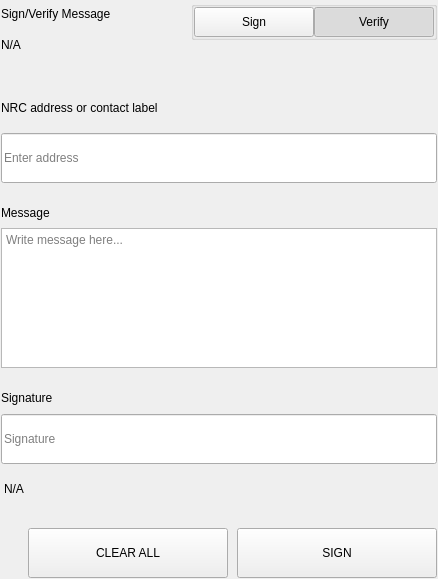
<?xml version="1.0" encoding="UTF-8"?>
<ui version="4.0">
 <class>SettingsSignMessageWidgets</class>
 <widget class="QWidget" name="SettingsSignMessageWidgets">
  <property name="geometry">
   <rect>
    <x>0</x>
    <y>0</y>
    <width>438</width>
    <height>579</height>
   </rect>
  </property>
  <property name="windowTitle">
   <string>Form</string>
  </property>
  <layout class="QVBoxLayout" name="verticalLayout">
   <property name="spacing">
    <number>0</number>
   </property>
   <property name="leftMargin">
    <number>0</number>
   </property>
   <property name="topMargin">
    <number>0</number>
   </property>
   <property name="rightMargin">
    <number>0</number>
   </property>
   <property name="bottomMargin">
    <number>0</number>
   </property>
   <item>
    <widget class="QWidget" name="left" native="true">
     <layout class="QVBoxLayout" name="verticalLayout_3">
      <property name="leftMargin">
       <number>0</number>
      </property>
      <property name="topMargin">
       <number>0</number>
      </property>
      <property name="rightMargin">
       <number>0</number>
      </property>
      <property name="bottomMargin">
       <number>0</number>
      </property>
      <item>
       <widget class="QWidget" name="container_sign" native="true">
        <layout class="QVBoxLayout" name="verticalLayout_2">
         <property name="spacing">
          <number>0</number>
         </property>
         <property name="leftMargin">
          <number>1</number>
         </property>
         <property name="topMargin">
          <number>1</number>
         </property>
         <property name="rightMargin">
          <number>1</number>
         </property>
         <property name="bottomMargin">
          <number>1</number>
         </property>
         <item>
          <layout class="QHBoxLayout" name="horizontalLayout_3" stretch="3,1">
           <property name="spacing">
            <number>40</number>
           </property>
           <item>
            <layout class="QVBoxLayout" name="verticalLayoutTitle">
             <property name="spacing">
              <number>5</number>
             </property>
             <item>
              <widget class="QLabel" name="labelTitle">
               <property name="text">
                <string>Sign/Verify Message</string>
               </property>
              </widget>
             </item>
             <item>
              <widget class="QLabel" name="labelSubtitle1">
               <property name="text">
                <string notr="true">N/A</string>
               </property>
               <property name="wordWrap">
                <bool>true</bool>
               </property>
              </widget>
             </item>
            </layout>
           </item>
           <item alignment="Qt::AlignRight|Qt::AlignTop">
            <widget class="QWidget" name="containerSwitch" native="true">
             <property name="styleSheet">
              <string notr="true">#containerSwitch{
	padding-top:9px;
}</string>
             </property>
             <layout class="QVBoxLayout" name="verticalLayout_6">
              <property name="spacing">
               <number>4</number>
              </property>
              <property name="leftMargin">
               <number>0</number>
              </property>
              <property name="topMargin">
               <number>0</number>
              </property>
              <property name="rightMargin">
               <number>0</number>
              </property>
              <property name="bottomMargin">
               <number>0</number>
              </property>
              <item alignment="Qt::AlignRight">
               <widget class="QGroupBox" name="groupBox">
                <property name="sizePolicy">
                 <sizepolicy hsizetype="Fixed" vsizetype="Preferred">
                  <horstretch>0</horstretch>
                  <verstretch>0</verstretch>
                 </sizepolicy>
                </property>
                <property name="title">
                 <string/>
                </property>
                <property name="alignment">
                 <set>Qt::AlignRight|Qt::AlignTop|Qt::AlignTrailing</set>
                </property>
                <layout class="QHBoxLayout" name="horizontalLayout_4">
                 <property name="spacing">
                  <number>0</number>
                 </property>
                 <property name="leftMargin">
                  <number>0</number>
                 </property>
                 <property name="topMargin">
                  <number>0</number>
                 </property>
                 <property name="rightMargin">
                  <number>0</number>
                 </property>
                 <property name="bottomMargin">
                  <number>0</number>
                 </property>
                 <item>
                  <widget class="QPushButton" name="pushSign">
                   <property name="minimumSize">
                    <size>
                     <width>120</width>
                     <height>30</height>
                    </size>
                   </property>
                   <property name="maximumSize">
                    <size>
                     <width>120</width>
                     <height>30</height>
                    </size>
                   </property>
                   <property name="focusPolicy">
                    <enum>Qt::NoFocus</enum>
                   </property>
                   <property name="text">
                    <string>Sign</string>
                   </property>
                   <property name="checkable">
                    <bool>true</bool>
                   </property>
                   <property name="autoExclusive">
                    <bool>true</bool>
                   </property>
                  </widget>
                 </item>
                 <item>
                  <widget class="QPushButton" name="pushVerify">
                   <property name="minimumSize">
                    <size>
                     <width>120</width>
                     <height>30</height>
                    </size>
                   </property>
                   <property name="maximumSize">
                    <size>
                     <width>120</width>
                     <height>30</height>
                    </size>
                   </property>
                   <property name="focusPolicy">
                    <enum>Qt::NoFocus</enum>
                   </property>
                   <property name="text">
                    <string>Verify</string>
                   </property>
                   <property name="checkable">
                    <bool>true</bool>
                   </property>
                   <property name="checked">
                    <bool>true</bool>
                   </property>
                   <property name="autoExclusive">
                    <bool>true</bool>
                   </property>
                  </widget>
                 </item>
                </layout>
               </widget>
              </item>
              <item alignment="Qt::AlignHCenter|Qt::AlignTop">
               <widget class="QLabel" name="labelSubtitleSwitch">
                <property name="text">
                 <string/>
                </property>
                <property name="alignment">
                 <set>Qt::AlignRight|Qt::AlignTrailing|Qt::AlignVCenter</set>
                </property>
               </widget>
              </item>
             </layout>
            </widget>
           </item>
          </layout>
         </item>
         <item>
          <spacer name="verticalSpacer_2">
           <property name="orientation">
            <enum>Qt::Vertical</enum>
           </property>
           <property name="sizeType">
            <enum>QSizePolicy::Fixed</enum>
           </property>
           <property name="sizeHint" stdset="0">
            <size>
             <width>20</width>
             <height>40</height>
            </size>
           </property>
          </spacer>
         </item>
         <item>
          <widget class="QWidget" name="containerAddress" native="true">
           <property name="sizePolicy">
            <sizepolicy hsizetype="Preferred" vsizetype="Fixed">
             <horstretch>0</horstretch>
             <verstretch>0</verstretch>
            </sizepolicy>
           </property>
           <layout class="QVBoxLayout" name="verticalLayout_5" stretch="0,0">
            <property name="spacing">
             <number>15</number>
            </property>
            <property name="leftMargin">
             <number>0</number>
            </property>
            <property name="topMargin">
             <number>0</number>
            </property>
            <property name="rightMargin">
             <number>0</number>
            </property>
            <property name="bottomMargin">
             <number>0</number>
            </property>
            <item>
             <widget class="QLabel" name="labelSubtitleAddress">
              <property name="minimumSize">
               <size>
                <width>0</width>
                <height>20</height>
               </size>
              </property>
              <property name="maximumSize">
               <size>
                <width>16777215</width>
                <height>20</height>
               </size>
              </property>
              <property name="text">
               <string>NRC address or contact label</string>
              </property>
             </widget>
            </item>
            <item>
             <widget class="QLineEdit" name="addressIn_SM">
              <property name="minimumSize">
               <size>
                <width>0</width>
                <height>50</height>
               </size>
              </property>
              <property name="maximumSize">
               <size>
                <width>16777215</width>
                <height>50</height>
               </size>
              </property>
              <property name="placeholderText">
               <string>Enter address</string>
              </property>
             </widget>
            </item>
           </layout>
          </widget>
         </item>
         <item>
          <spacer name="verticalSpacer_3">
           <property name="orientation">
            <enum>Qt::Vertical</enum>
           </property>
           <property name="sizeType">
            <enum>QSizePolicy::Fixed</enum>
           </property>
           <property name="sizeHint" stdset="0">
            <size>
             <width>20</width>
             <height>20</height>
            </size>
           </property>
          </spacer>
         </item>
         <item>
          <layout class="QVBoxLayout" name="verticalLayout_9">
           <property name="spacing">
            <number>5</number>
           </property>
           <item>
            <widget class="QLabel" name="labelSubtitleMessage">
             <property name="minimumSize">
              <size>
               <width>0</width>
               <height>20</height>
              </size>
             </property>
             <property name="maximumSize">
              <size>
               <width>16777215</width>
               <height>20</height>
              </size>
             </property>
             <property name="text">
              <string>Message</string>
             </property>
            </widget>
           </item>
           <item>
            <widget class="QPlainTextEdit" name="messageIn_SM">
             <property name="minimumSize">
              <size>
               <width>0</width>
               <height>140</height>
              </size>
             </property>
             <property name="maximumSize">
              <size>
               <width>16777215</width>
               <height>140</height>
              </size>
             </property>
             <property name="placeholderText">
              <string>Write message here...</string>
             </property>
            </widget>
           </item>
          </layout>
         </item>
         <item>
          <spacer name="verticalSpacer_4">
           <property name="orientation">
            <enum>Qt::Vertical</enum>
           </property>
           <property name="sizeType">
            <enum>QSizePolicy::Fixed</enum>
           </property>
           <property name="sizeHint" stdset="0">
            <size>
             <width>20</width>
             <height>20</height>
            </size>
           </property>
          </spacer>
         </item>
         <item>
          <widget class="QWidget" name="widget" native="true">
           <property name="minimumSize">
            <size>
             <width>0</width>
             <height>75</height>
            </size>
           </property>
           <property name="maximumSize">
            <size>
             <width>16777215</width>
             <height>16777215</height>
            </size>
           </property>
           <layout class="QVBoxLayout" name="verticalLayout_4">
            <property name="leftMargin">
             <number>0</number>
            </property>
            <property name="topMargin">
             <number>0</number>
            </property>
            <property name="rightMargin">
             <number>0</number>
            </property>
            <property name="bottomMargin">
             <number>0</number>
            </property>
            <item>
             <widget class="QLabel" name="labelSubtitleSignature">
              <property name="minimumSize">
               <size>
                <width>0</width>
                <height>20</height>
               </size>
              </property>
              <property name="maximumSize">
               <size>
                <width>16777215</width>
                <height>20</height>
               </size>
              </property>
              <property name="text">
               <string>Signature</string>
              </property>
             </widget>
            </item>
            <item>
             <widget class="QLineEdit" name="signatureOut_SM">
              <property name="minimumSize">
               <size>
                <width>0</width>
                <height>50</height>
               </size>
              </property>
              <property name="placeholderText">
               <string>Signature</string>
              </property>
             </widget>
            </item>
           </layout>
          </widget>
         </item>
         <item>
          <widget class="QLabel" name="statusLabel_SM">
           <property name="styleSheet">
            <string notr="true">padding-top:5px;</string>
           </property>
           <property name="text">
            <string notr="true">N/A</string>
           </property>
          </widget>
         </item>
         <item>
          <spacer name="verticalSpacer">
           <property name="orientation">
            <enum>Qt::Vertical</enum>
           </property>
           <property name="sizeType">
            <enum>QSizePolicy::Fixed</enum>
           </property>
           <property name="sizeHint" stdset="0">
            <size>
             <width>20</width>
             <height>20</height>
            </size>
           </property>
          </spacer>
         </item>
         <item>
          <layout class="QHBoxLayout" name="horizontalLayout_7">
           <property name="spacing">
            <number>9</number>
           </property>
           <item>
            <spacer name="horizontalSpacer_5">
             <property name="orientation">
              <enum>Qt::Horizontal</enum>
             </property>
             <property name="sizeType">
              <enum>QSizePolicy::Expanding</enum>
             </property>
             <property name="sizeHint" stdset="0">
              <size>
               <width>40</width>
               <height>20</height>
              </size>
             </property>
            </spacer>
           </item>
           <item>
            <widget class="QPushButton" name="pushButtonClear">
             <property name="minimumSize">
              <size>
               <width>200</width>
               <height>50</height>
              </size>
             </property>
             <property name="focusPolicy">
              <enum>Qt::NoFocus</enum>
             </property>
             <property name="text">
              <string>CLEAR ALL</string>
             </property>
            </widget>
           </item>
           <item>
            <widget class="QPushButton" name="pushButtonSave">
             <property name="minimumSize">
              <size>
               <width>200</width>
               <height>50</height>
              </size>
             </property>
             <property name="maximumSize">
              <size>
               <width>200</width>
               <height>50</height>
              </size>
             </property>
             <property name="focusPolicy">
              <enum>Qt::NoFocus</enum>
             </property>
             <property name="text">
              <string>SIGN</string>
             </property>
            </widget>
           </item>
          </layout>
         </item>
        </layout>
       </widget>
      </item>
     </layout>
    </widget>
   </item>
  </layout>
 </widget>
 <resources/>
 <connections/>
</ui>
